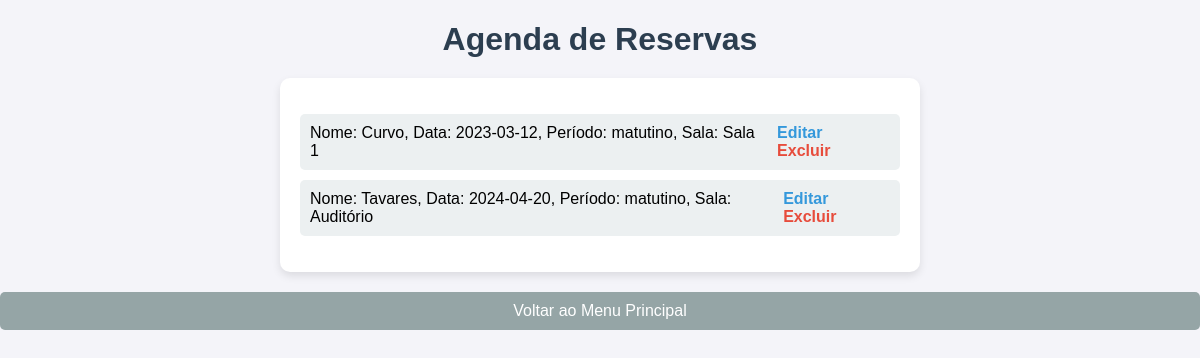
Page /agenda on the earlier database version.
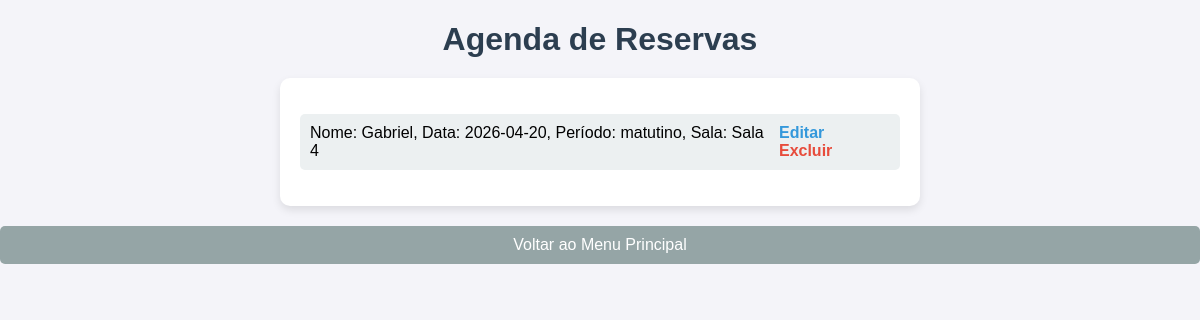
Same page on the later database version.
### tables this page shows
CREATE TABLE Reservas (
        id INTEGER PRIMARY KEY AUTOINCREMENT,
        nome TEXT NOT NULL,
        matricula TEXT NOT NULL,
        setor TEXT NOT NULL,
        sala_id TEXT NOT NULL,
        data TEXT NOT NULL,
        periodo TEXT NOT NULL,
        equipamentos TEXT
    );

CREATE TABLE Sala (
        id INTEGER PRIMARY KEY AUTOINCREMENT,
        nome TEXT NOT NULL,
        capacidade INTEGER NOT NULL
    );

### app.py (the view)
@app.route('/agenda')
def agenda():
    conn = conectar()
    cursor = conn.cursor()
    cursor.execute('''SELECT Reservas.nome, Reservas.data, Reservas.periodo, Sala.nome AS sala_nome, Reservas.equipamentos, Reservas.id
                      FROM Reservas
                      JOIN Sala ON Reservas.sala_id = Sala.id''')
    reservas = cursor.fetchall()
    conn.close()
    return render_template('agenda.html', reservas=reservas)

### database.py (called while the page is built)
def conectar():
    return sqlite3.connect('salas.db')

### templates/agenda.html (shortened to what this page needs)
<!DOCTYPE html>
<html lang="en">
<head>
</head>
<body>
    <h1>Agenda de Reservas</h1>
    <div class="reservas-list">
        <ul>
            {% for reserva in reservas %}
            <li>
                Nome: {{ reserva[0] }}, Data: {{ reserva[1] }}, Período: {{ reserva[2] }},
                Sala: {{ reserva[3] }}
                <div>
                    <a href="/editar/{{ reserva[5] }}" class="editar">Editar</a>
                    <a href="/deletar/{{ reserva[5] }}" class="excluir" onclick="return confirm('Tem certeza que deseja excluir esta reserva?');">Excluir</a>
                </div>
            </li>
            {% endfor %}
        </ul>
    </div>
    <a href="/" class="btn-voltar">Voltar ao Menu Principal</a>
</body>
</html>

### templates/agenda.html (style rules this page uses)
body { font-family: Arial, sans-serif; background-color: #f4f4f9; margin: 0; padding: 0; }
h1 { text-align: center; color: #2c3e50; margin-bottom: 20px; }
.reservas-list { background-color: #ffffff; padding: 20px; margin: 20px auto; border-radius: 10px; max-width: 600px; box-shadow: 0 4px 8px rgba(0, 0, 0, 0.1); }
ul { list-style-type: none; padding: 0; }
ul li { background-color: #ecf0f1; margin-bottom: 10px; padding: 10px; border-radius: 5px; display: flex; justify-content: space-between; align-items: center; }
ul li a { text-decoration: none; font-weight: bold; margin-left: 10px; }
ul li a.editar { color: #3498db; }
ul li a.excluir { color: #e74c3c; }
.btn-voltar { display: block; margin: 20px auto; background-color: #95a5a6; color: white; text-align: center; padding: 10px; text-decoration: none; border-radius: 5px; }

Differences in the rows shown:
removed Reservas: nome "Curvo", data "2023-03-12", periodo "matutino", nome "Sala 1"
removed Reservas: nome "Tavares", data "2024-04-20", periodo "matutino", nome "Auditório"
added Reservas: nome "Gabriel", data "2026-04-20", periodo "matutino", nome "Sala 4"
